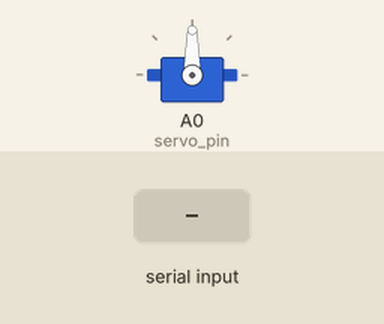
Recording of a sketch running on a simulated Arduino Uno, built with avr-gcc and run on an emulated ATmega328P. Parts: servo. Inputs (shaded band) come from the test bench.

Above: at 1.2 s.
1.3 s: "90,45\n" received over Serial
At 2.5 s:
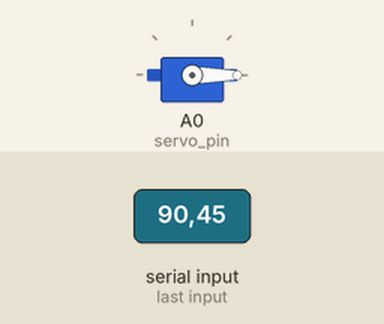
Timing chart, 0 to 4.3 s (numbered marks = the images above; inputs shaded):
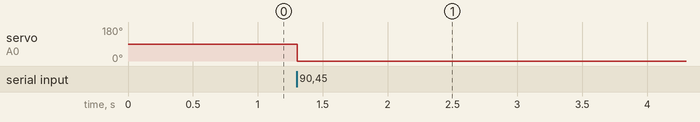

The sketch:

servo_test.ino
```cpp
#include <Servo.h>

#define servo_pin A0

Servo gear_servo;

// GEAR THREE: 1990, 1870
// GEAR FOUR: 2150, 2025
// GEAR FIVE: 2300, 2200
// GEAR ONe: 1690, 1510
// GEAR two: 1840, 1730


void setup()
{
  Serial.begin(9600);
  gear_servo.attach(servo_pin);
}

void loop()
{
  if (Serial.available() > 0) {
    int output = (int)Serial.parseInt();
    gear_servo.writeMicroseconds(output);
  }
}
```

Measured:
- after the input at 1.3 s, servo on A0 (servo_pin): 90° → 0° at once
